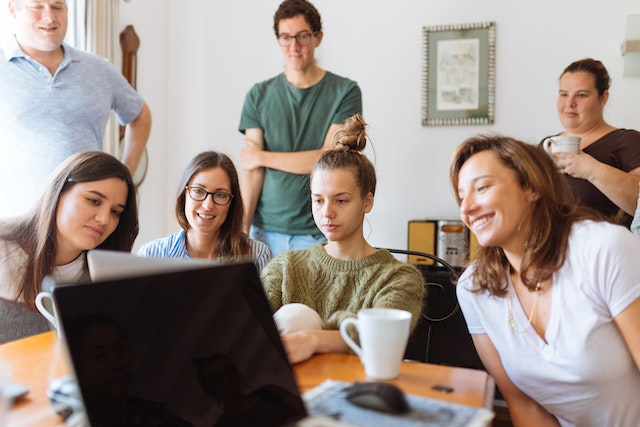
#> input picture images/group2.jpg, 640 x 427 px
$ python face_detect.py
#> lines starting #> are read from the running program, lines starting #| are printed output that depends on the picture; after the words box and inside, x2 and y2 are one past the last pixel; in counts of white or black regions, pixels touching at a corner belong together
import cv2 as cv

# * Leer Imagen

img = cv.imread('images/group2.jpg')
#> img is the input picture: shape (427, 640, 3); mean B, G, R 135.7, 142.4, 155.1
cv.imshow('Img', img)

# * Filtro Escala de Grises

gray = cv.cvtColor(img, cv.COLOR_BGR2GRAY)
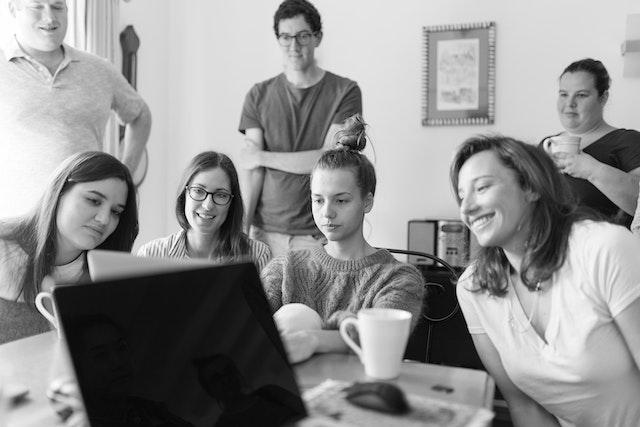
#> gray: shape (427, 640); min 0, max 255, mean 145.5
cv.imshow("gray", gray)

haar_cascade = cv.CascadeClassifier('cascades/frontalfaces.xml')
faces_rect = haar_cascade.detectMultiScale(
    gray, scaleFactor=1.3, minNeighbors=1)
#> faces_rect = [[268, 17, 54, 54], [546, 75, 51, 51], [300, 177, 62, 62], [428, 40, 53, 53], [179, 171, 59, 59], [446, 150, 89, 89]]

print(faces_rect)
#| [[268  17  54  54]
#|  [546  75  51  51]
#|  [300 177  62  62]
#|  [428  40  53  53]
#|  [179 171  59  59]
#|  [446 150  89  89]]
print(f'Number of faces found = {len(faces_rect)}')
#| Number of faces found = 6

for (x, y, w, h) in faces_rect:
    cv.rectangle(img, (x, y), (x+w, y+h), (0, 0, 255), 3)
#> this loop made 6 passes
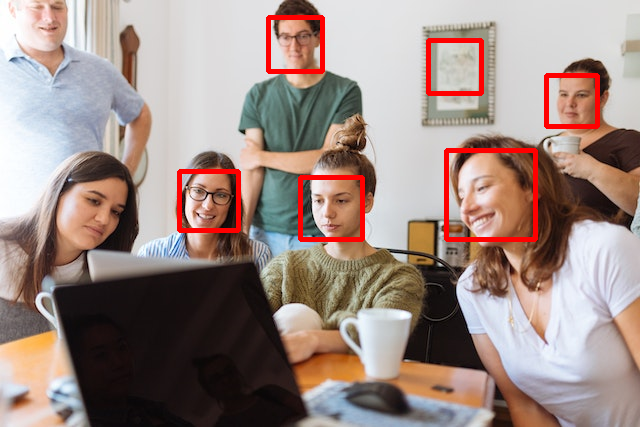
#> img: shape (427, 640, 3); 2.67% of pixels changed, all inside (x1, y1, x2, y2) = (177, 15, 600, 242)
cv.imshow("Detected Faces", img)

cv.waitKey(0)

$ run again, with images/cats.jpg copied over images/group2.jpg
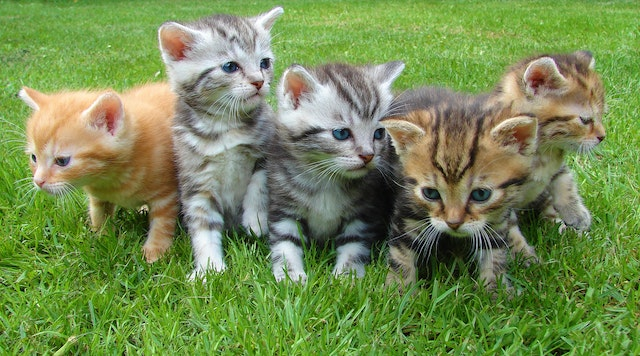
#> input picture images/cats.jpg, 640 x 356 px
#> img is the input picture: shape (356, 640, 3); mean B, G, R 83.2, 140.1, 117.1
#> `gray = cv.cvtColor(img, cv.COLOR_BGR2GRAY)`:
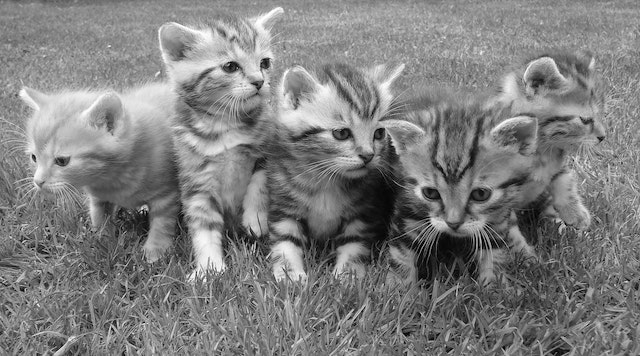
#> gray: shape (356, 640); min 0, max 255, mean 126.7
#> faces_rect = [[260, 241, 53, 53]]
#| [[260 241  53  53]]
#| Number of faces found = 1
#> the loop `for (x, y, w, h) in faces_rect:` made 1 pass
#> after the loop `for (x, y, w, h) in faces_rect:`:
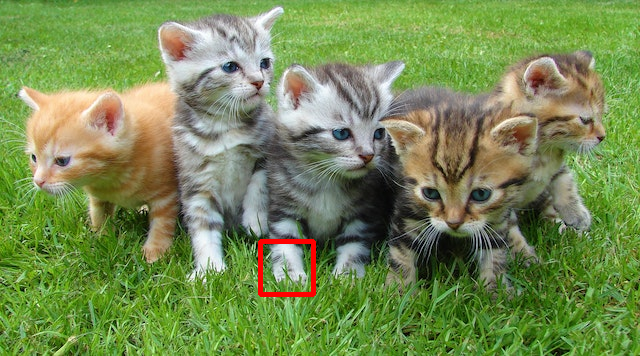
#> img: shape (356, 640, 3); 0.46% of pixels changed, all inside (x1, y1, x2, y2) = (258, 239, 316, 297)

$ run again, with images/group.jpg copied over images/group2.jpg
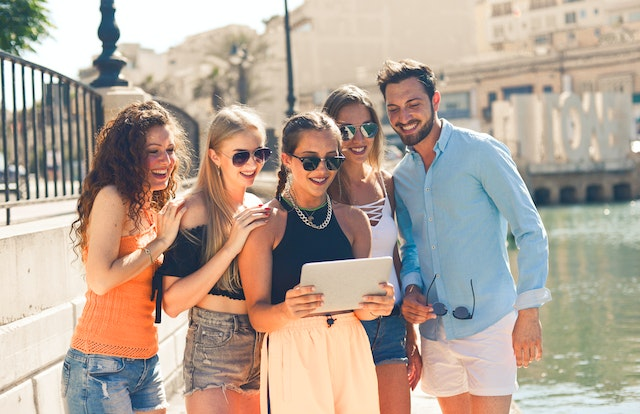
#> input picture images/group.jpg, 640 x 414 px
#> img is the input picture: shape (414, 640, 3); mean B, G, R 151.5, 164.3, 179.8
#> `gray = cv.cvtColor(img, cv.COLOR_BGR2GRAY)`:
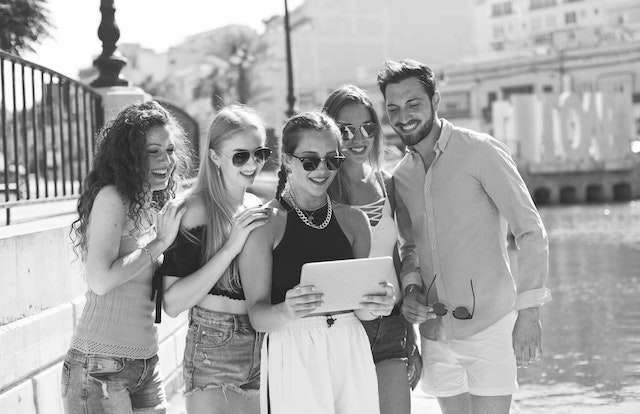
#> gray: shape (414, 640); min 0, max 255, mean 167.5
#> faces_rect = [[374, 83, 61, 61], [216, 130, 69, 69], [221, 193, 69, 69]]
#| [[374  83  61  61]
#|  [216 130  69  69]
#|  [221 193  69  69]]
#| Number of faces found = 3
#> the loop `for (x, y, w, h) in faces_rect:` made 3 passes
#> after the loop `for (x, y, w, h) in faces_rect:`:
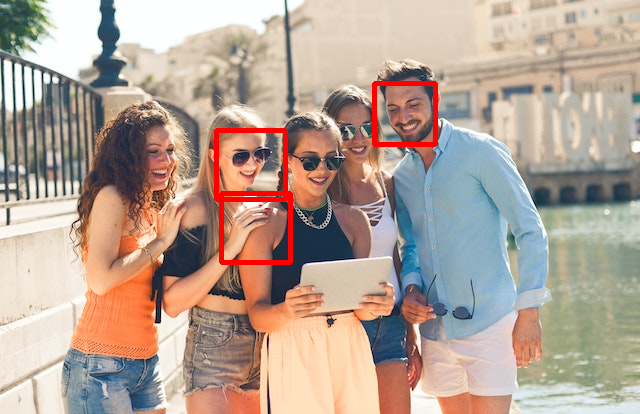
#> img: shape (414, 640, 3); 1.47% of pixels changed, all inside (x1, y1, x2, y2) = (214, 81, 438, 265)
